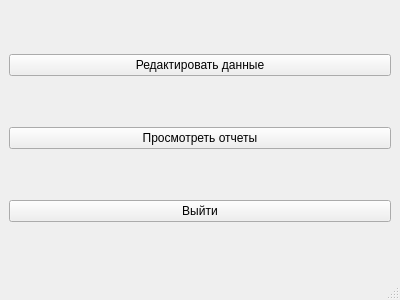
<?xml version="1.0" encoding="UTF-8"?>
<ui version="4.0">
 <class>AdminWindow</class>
 <widget class="QMainWindow" name="AdminWindow">
  <property name="geometry">
   <rect>
    <x>0</x>
    <y>0</y>
    <width>400</width>
    <height>300</height>
   </rect>
  </property>
  <property name="windowTitle">
   <string>Панель администратора</string>
  </property>
  <widget class="QWidget" name="centralwidget">
   <layout class="QVBoxLayout" name="verticalLayout">
    <item>
     <widget class="QPushButton" name="btnEditData">
      <property name="text">
       <string>Редактировать данные</string>
      </property>
     </widget>
    </item>
    <item>
     <widget class="QPushButton" name="btnViewReports">
      <property name="text">
       <string>Просмотреть отчеты</string>
      </property>
     </widget>
    </item>
    <item>
     <widget class="QPushButton" name="btnLogout">
      <property name="text">
       <string>Выйти</string>
      </property>
     </widget>
    </item>
   </layout>
  </widget>
  <widget class="QMenuBar" name="menubar"/>
  <widget class="QStatusBar" name="statusbar"/>
 </widget>
 <resources/>
 <connections/>
</ui>
